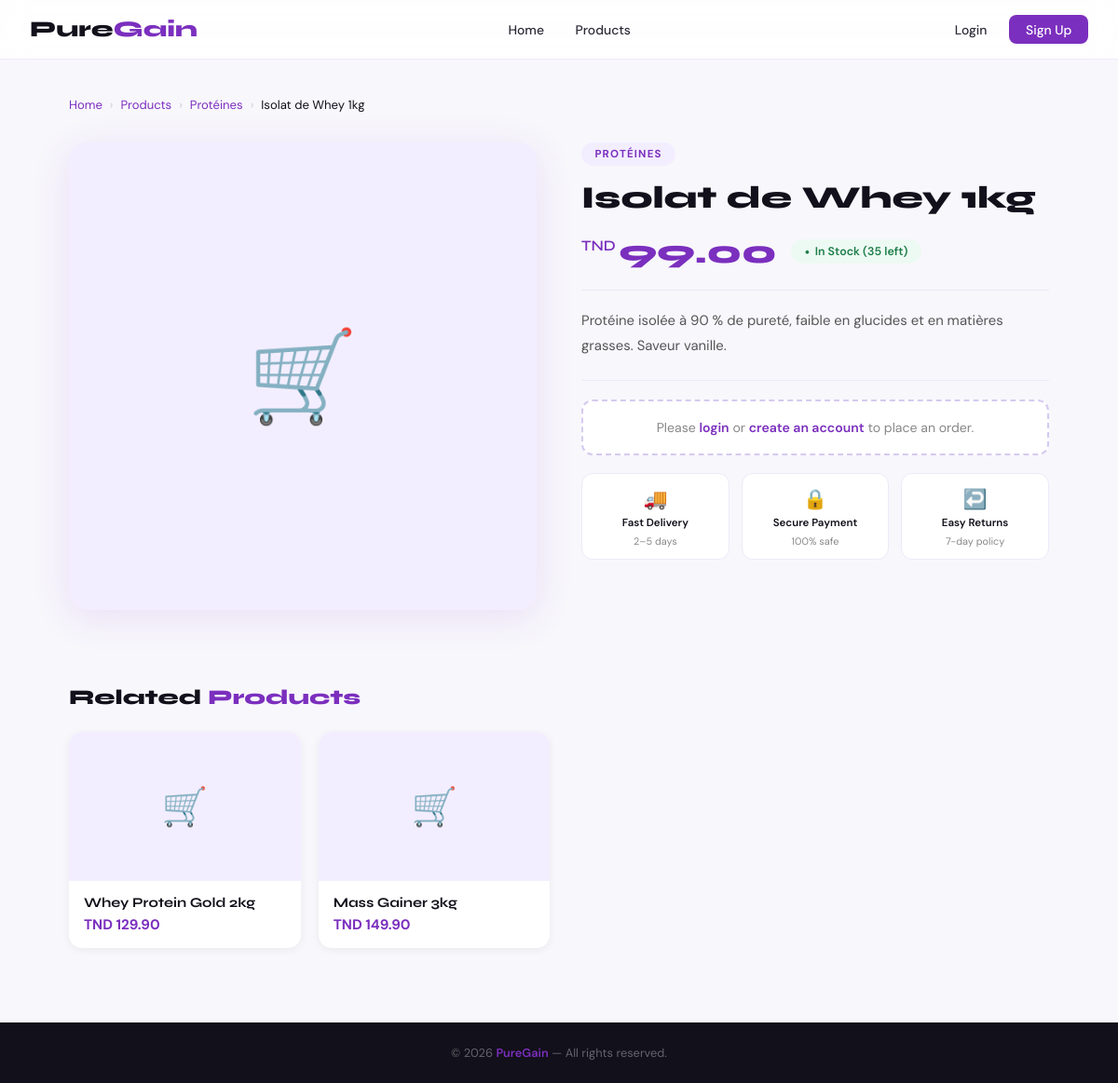
/product.php?id=2, run on the app's committed database.
### tables this page shows
CREATE TABLE IF NOT EXISTS products (
  id          INT            NOT NULL AUTO_INCREMENT,
  name        VARCHAR(200)   NOT NULL,
  description TEXT,
  price       DECIMAL(10,2)  NOT NULL DEFAULT 0.00,
  stock       INT            NOT NULL DEFAULT 0,
  image       VARCHAR(255)   DEFAULT NULL,        
  category_id INT            DEFAULT NULL,
  PRIMARY KEY (id),
  CONSTRAINT fk_product_category
    FOREIGN KEY (category_id) REFERENCES categories (id)
    ON DELETE SET NULL ON UPDATE CASCADE
);

CREATE TABLE IF NOT EXISTS categories (
  id   INT          NOT NULL AUTO_INCREMENT,
  name VARCHAR(100) NOT NULL,
  PRIMARY KEY (id)
);

### product.php (the view, shortened to what this page needs)
<?php
require 'includes/header.php';
require 'config/db.php';
$id = isset($_GET['id']) ? (int)$_GET['id'] : 0;
$stmt = mysqli_prepare($conn, "
    SELECT p.*, c.name AS category_name
    FROM products p
    LEFT JOIN categories c ON p.category_id = c.id
    WHERE p.id = ?
");
mysqli_stmt_bind_param($stmt, "i", $id);
mysqli_stmt_execute($stmt);
$p = mysqli_fetch_assoc(mysqli_stmt_get_result($stmt));
$related = [];
if ($p['category_id']) {
    $rs = mysqli_prepare($conn, "SELECT * FROM products WHERE category_id = ? AND id != ? LIMIT 4");
    mysqli_stmt_bind_param($rs, "ii", $p['category_id'], $id);
    mysqli_stmt_execute($rs);
    $related = mysqli_fetch_all(mysqli_stmt_get_result($rs), MYSQLI_ASSOC);
}
$order_success = "";
?>
<main>
<div class="product-page">
  <div class="breadcrumb">
    <a href="index.php">Home</a>
    <span>›</span>
    <a href="index.php#products">Products</a>
    <span>›</span>
    <?php if ($p['category_name']): ?>
      <a href="index.php#products"><?= htmlspecialchars($p['category_name']) ?></a>
      <span>›</span>
    <?php endif; ?>
    <span style="color:var(--dark);"><?= htmlspecialchars($p['name']) ?></span>
  </div>
  <div class="product-main">
    <div class="product-gallery">
      <div class="main-image">
        <?php if (!empty($p['image'])): ?>
          <img src="uploads/<?= htmlspecialchars($p['image']) ?>"
               alt="<?= htmlspecialchars($p['name']) ?>"
               onerror="this.style.display='none'; this.parentElement.innerHTML='🛒';"/>
        <?php else: ?>
          🛒
        <?php endif; ?>
      </div>
    </div>
    <div class="product-info">
      <?php if ($p['category_name']): ?>
        <div class="product-cat-badge"><?= htmlspecialchars($p['category_name']) ?></div>
      <?php endif; ?>
      <h1 class="product-title"><?= htmlspecialchars($p['name']) ?></h1>
      <div class="product-price-row">
        <div class="big-price">
          <span class="currency">TND </span><?= number_format($p['price'], 2) ?>
        </div>
        <?php if ($p['stock'] > 0): ?>
          <span class="stock-pill in">In Stock (<?= $p['stock'] ?> left)</span>
        <?php else: ?>
          <span class="stock-pill out">Out of Stock</span>
        <?php endif; ?>
      </div>
      <div class="divider"></div>
      <p class="product-desc-text">
        <?= nl2br(htmlspecialchars($p['description'] ?: 'No description available for this product.')) ?>
      </p>
      <div class="divider"></div>
      <?php if ($p['stock'] > 0 && empty($order_success)): ?>
        <?php if (isset($_SESSION['user_id'])): ?>
          <div class="order-box">
            <form method="POST" action="" id="orderForm">
              <label>Quantity</label>
              <div class="qty-row">
                <button type="button" class="qty-btn" onclick="changeQty(-1)">−</button>
                <input type="number" name="quantity" id="qtyInput" class="qty-input"
                       value="1" min="1" max="<?= $p['stock'] ?>"
                       oninput="updateTotal()" readonly/>
                <button type="button" class="qty-btn" onclick="changeQty(1)">+</button>
                <span style="font-size:0.8rem;color:var(--muted);">max <?= $p['stock'] ?></span>
              </div>
              <div class="total-preview">
                <span>Total</span>
                <strong id="totalDisplay">TND <?= number_format($p['price'], 2) ?></strong>
              </div>
              <button type="submit" class="btn-order">🛒 Place Order Now</button>
            </form>
          </div>
        <?php else: ?>
          <div class="login-prompt">
            <p>Please <a href="user/login.php">login</a> or <a href="user/signup.php">create an account</a> to place an order.</p>
          </div>
        <?php endif; ?>
      <?php elseif ($p['stock'] == 0): ?>
        <button class="btn-order" disabled>Out of Stock</button>
      <?php endif; ?>
      <div class="features">
        <div class="feature-item">
          <div class="f-icon">🚚</div>
          <p>Fast Delivery</p>
          <span>2–5 days</span>
        </div>
        <div class="feature-item">
          <div class="f-icon">🔒</div>
          <p>Secure Payment</p>
          <span>100% safe</span>
        </div>
        <div class="feature-item">
          <div class="f-icon">↩️</div>
          <p>Easy Returns</p>
          <span>7-day policy</span>
        </div>
      </div>
    </div>
  </div>
  <?php if (!empty($related)): ?>
    <div class="related-section">
      <div class="section-title">Related <span>Products</span></div>
      <div class="related-grid">
        <?php foreach ($related as $r): ?>
          <a href="product.php?id=<?= $r['id'] ?>" class="related-card">
            <div class="related-img">
              <?php if (!empty($r['image'])): ?>
                <img src="uploads/<?= htmlspecialchars($r['image']) ?>"
                     alt="<?= htmlspecialchars($r['name']) ?>"
                     onerror="this.style.display='none'; this.parentElement.innerHTML='🛒';"/>
              <?php else: ?>
                🛒
              <?php endif; ?>
            </div>
            <div class="related-body">
              <div class="related-name"><?= htmlspecialchars($r['name']) ?></div>
              <div class="related-price">TND <?= number_format($r['price'], 2) ?></div>
            </div>
          </a>
        <?php endforeach; ?>
      </div>
    </div>
  <?php endif; ?>
</div>
</main>
<?php require 'includes/footer.php'; ?>

### includes/header.php (style rules this page uses)
*, *::before, *::after { box-sizing: border-box; margin: 0; padding: 0; }
:root { --purple: #7b2fbe; --purple-dark: #5a1f8e; --purple-pale: #f3eeff; --bg: #f8f7fc; --dark: #12101a; --text: #2d2b38; --muted: #888; --white: #fff; --radius: 14px; --error: #c0392b; --success: #1e7e4a; }
html { scroll-behavior: smooth; }
body { font-family: 'DM Sans', sans-serif; background: var(--bg); color: var(--text); min-height: 100vh; display: flex; flex-direction: column; }
a { text-decoration: none; color: inherit; }

### product.php (style rules this page uses)
.product-page { max-width: 1100px; margin: 0 auto; padding: 2.5rem 1.5rem 5rem; }
.breadcrumb { display: flex; align-items: center; gap: 0.5rem; font-size: 0.82rem; color: var(--muted); margin-bottom: 2rem; flex-wrap: wrap; }
.breadcrumb a { color: var(--purple); text-decoration: none; }
.breadcrumb span { color: #ccc; }
.product-main { display: grid; grid-template-columns: 1fr 1fr; gap: 3rem; margin-bottom: 4rem; align-items: start; }
.product-gallery { position: sticky; top: 80px; }
.main-image { width: 100%; aspect-ratio: 1 / 1; border-radius: 20px; overflow: hidden; background: var(--purple-pale); display: flex; align-items: center; justify-content: center; font-size: 6rem; box-shadow: 0 8px 40px rgba(123,47,190,0.12); margin-bottom: 1rem; }
.product-cat-badge { display: inline-block; background: var(--purple-pale); color: var(--purple); font-size: 0.72rem; font-weight: 700; text-transform: uppercase; letter-spacing: 0.1em; padding: 0.3rem 0.9rem; border-radius: 20px; margin-bottom: 0.9rem; }
.product-title { font-family: 'Syne', sans-serif; font-size: 2.1rem; font-weight: 800; color: var(--dark); line-height: 1.2; margin-bottom: 1rem; }
.product-price-row { display: flex; align-items: center; gap: 1rem; margin-bottom: 1.2rem; }
.big-price { font-family: 'Syne', sans-serif; font-size: 2.2rem; font-weight: 800; color: var(--purple); }
.big-price .currency { font-size: 1rem; font-weight: 600; vertical-align: super; }
.stock-pill { display: inline-flex; align-items: center; gap: 0.35rem; padding: 0.3rem 0.9rem; border-radius: 20px; font-size: 0.78rem; font-weight: 600; }
.stock-pill.in { background: #edfaf3; color: #1e7e4a; }
.stock-pill::before { content: '●'; font-size: 0.55rem; }
.divider { height: 1px; background: #ede9f8; margin: 1.2rem 0; }
.product-desc-text { font-size: 0.93rem; color: #555; line-height: 1.8; margin-bottom: 1.5rem; }
.login-prompt { text-align: center; padding: 1.2rem; background: #fff; border-radius: 12px; border: 2px dashed #d5caf0; font-size: 0.88rem; color: var(--muted); }
.login-prompt a { color: var(--purple); font-weight: 600; }
.features { display: grid; grid-template-columns: repeat(3, 1fr); gap: 0.8rem; margin-top: 1.2rem; }
.feature-item { display: flex; flex-direction: column; align-items: center; text-align: center; padding: 0.8rem 0.5rem; background: #fff; border-radius: 12px; border: 1.5px solid #ede9f8; gap: 0.3rem; }
.feature-item .f-icon { font-size: 1.3rem; }
.feature-item p { font-size: 0.72rem; font-weight: 600; color: var(--dark); }
.feature-item span { font-size: 0.68rem; color: var(--muted); }
.related-section { margin-top: 1rem; }
.section-title { font-family: 'Syne', sans-serif; font-size: 1.4rem; font-weight: 800; color: var(--dark); margin-bottom: 1.5rem; }
.section-title span { color: var(--purple); }
.related-grid { display: grid; grid-template-columns: repeat(auto-fill, minmax(220px, 1fr)); gap: 1.2rem; }
.related-card { background: #fff; border-radius: var(--radius); overflow: hidden; box-shadow: 0 2px 10px rgba(0,0,0,0.06); transition: transform 0.2s, box-shadow 0.2s; text-decoration: none; color: inherit; display: block; }
.related-img { width: 100%; height: 160px; object-fit: cover; background: var(--purple-pale); display: flex; align-items: center; justify-content: center; font-size: 2.5rem; }
.related-body { padding: 0.9rem 1rem; }
.related-name { font-family: 'Syne', sans-serif; font-size: 0.92rem; font-weight: 700; color: var(--dark); margin-bottom: 0.3rem; }
.related-price { font-size: 0.95rem; font-weight: 700; color: var(--purple); }

### data on the page
products: category.name "Protéines", name "Isolat de Whey 1kg", category.name "PROTÉINES", price "99.00", stock "35", description "Protéine isolée à 90 % de pureté, faible en glucides et en matières grasses. Saveur vanille."
products: name "Whey Protein Gold 2kg", price "129.90"
products: name "Mass Gainer 3kg", price "149.90"
